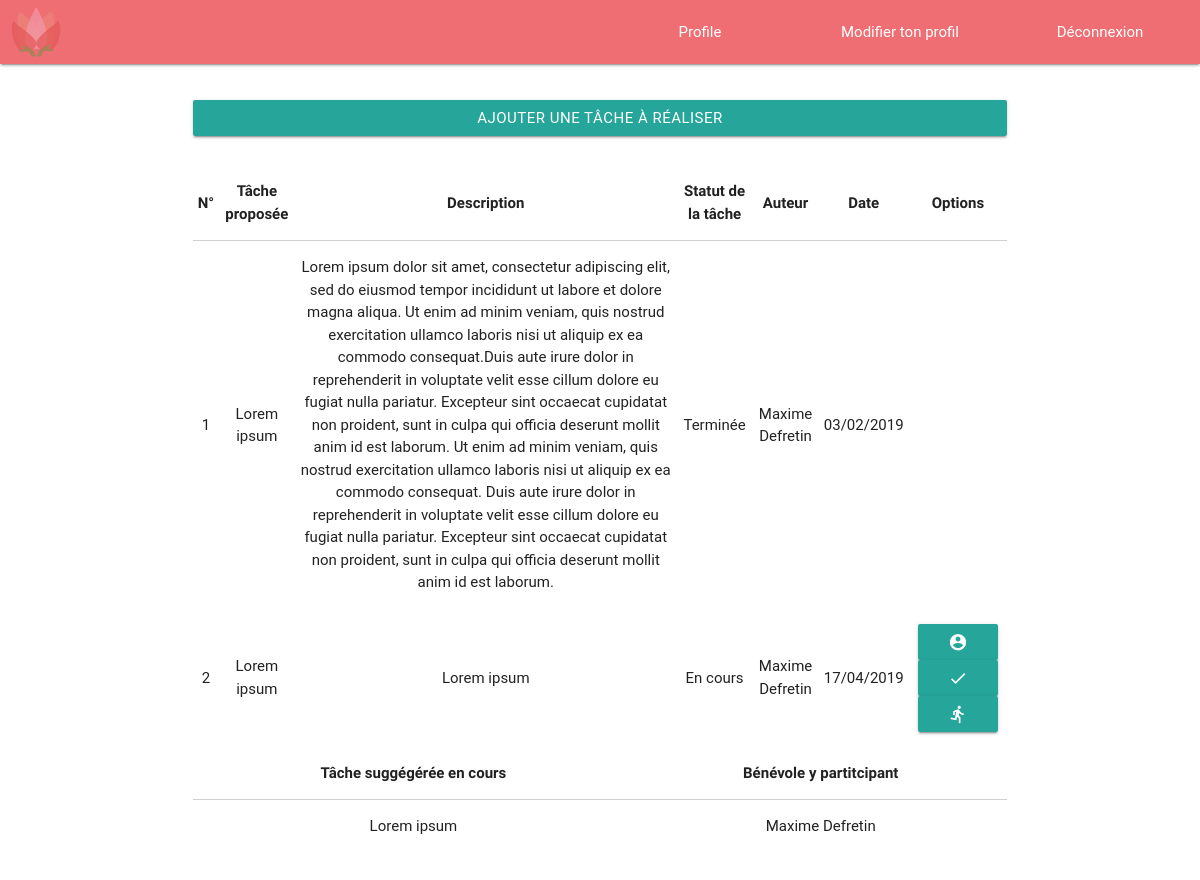
The page /backOffice/taches.php on the database its author committed.
### tables this page shows
CREATE TABLE `agdjjg_task` (
  `id` int(11) NOT NULL,
  `suggested_task` varchar(255) NOT NULL,
  `description_task` text NOT NULL,
  `date_task` char(10) NOT NULL,
  `id_agdjjg_user` int(11) DEFAULT NULL,
  `id_agdjjg_status_task` int(11) NOT NULL
);

CREATE TABLE `agdjjg_status_task` (
  `id` int(11) NOT NULL,
  `status_task` varchar(20) NOT NULL
);

CREATE TABLE `agdjjg_user` (
  `id` int(11) NOT NULL,
  `first_name` varchar(255) NOT NULL,
  `last_name` varchar(255) NOT NULL,
  `mail` varchar(255) NOT NULL,
  `date_signup` char(10) NOT NULL,
  `key_user` int(11) NOT NULL,
  `password` varchar(255) DEFAULT NULL,
  `id_agdjjg_status_user` int(11) NOT NULL,
  `id_agdjjg_avatar` int(11) DEFAULT NULL
);

### controllers/displayTask-Controller.php (called while the page is built, shortened)
<?php
$getTask = new task();
$displayTask = $getTask->getTask();
$assignedVolunter = new task();
$displayAssignedVolunter = $assignedVolunter->getAssignedVolunteer();

### models/dataBase.php (called while the page is built, shortened)
<?php
class dataBase {
    function __construct() {
        try {
            $this->db = new PDO('mysql:host=127.0.0.1;dbname=BDM;charset=utf8', 'root', 'AsBc80@0');
        } catch (Exception $e) {
            die('Erreur : ' . $e->getMessage());
        }
    }
}

### models/task.php (called while the page is built, shortened)
<?php
class task extends dataBase {
    public function getTask() {
        $queryGetTask = 'SELECT `'.self::prefix.'task`.`id` AS `id_task`, `id_agdjjg_user`, `last_name`, `first_name`, `suggested_task`, `description_task`, DATE_FORMAT(`date_task`, "%d/%m/%Y") AS `date_task`, `status_task`
                                FROM `'.self::prefix.'task`
                         INNER JOIN `'.self::prefix.'status_task`
                                   ON `'.self::prefix.'task`.`id_agdjjg_status_task` = `'.self::prefix.'status_task`.`id`
                         INNER JOIN `'.self::prefix.'user`
                                   ON `'.self::prefix.'task`.`id_agdjjg_user` = `'.self::prefix.'user`.`id`';
        $requestGetTask = $this->db->prepare($queryGetTask);
        if ($requestGetTask->execute()) {
            if (is_object($requestGetTask)) {
                return $requestGetTaskResult = $requestGetTask->fetchAll(PDO::FETCH_OBJ);
            }
        }
    }
    public function getAssignedVolunteer() {
        $queryGetAssignedVolunteer = 'SELECT `suggested_task`, `status_task`, GROUP_CONCAT(`volunteer` SEPARATOR ", ") AS `volunteer` '
                                        . 'FROM `'.self::prefix.'assigned` '
                                   . 'INNER JOIN `'.self::prefix.'task` '
                                        . 'ON `'.self::prefix.'task`.`id` = `'.self::prefix.'assigned`.`id_agdjjg_task` '
                                   . 'INNER JOIN `'.self::prefix.'status_task` '
                                        . 'ON `'.self::prefix.'status_task`.`id` = `'.self::prefix.'task`.`id_agdjjg_status_task` '
                                   . 'GROUP BY `'.self::prefix.'task`.`id`';
        $requestGetAssignedVolunteer = $this->db->prepare($queryGetAssignedVolunteer);
        if ($requestGetAssignedVolunteer->execute()) {
            if (is_object($requestGetAssignedVolunteer)) {
                return $requestGetAssignedVolunteerResult = $requestGetAssignedVolunteer->fetchAll(PDO::FETCH_OBJ);
            }
        }
    }
}
?>

### backOffice/taches.php (the view, shortened to what this page needs)
<?php
require_once 'header.php';
require_once '../controllers/displayTask-Controller.php';
?>
<div class="row col s10 offset-s1 marginTopMin">
    <button data-target="taskEdit" class="btn modal-trigger col s10 offset-s1 marginBottomMin" title="Ajouter une tâche">Ajouter une tâche à réaliser</button>
    <table class="highlight responsive-table col s10 offset-s1 centered">
        <thead>
            <tr>
                <th>N°</th>
                <th>Tâche proposée</th>
                <th>Description</th>
                <th>Statut de la tâche</th>
                <th>Auteur</th>
                <th>Date</th>
                <th>Options</th>
            </tr>
        </thead>
        <tbody>
            <?php foreach ($displayTask as $display) { ?>
                <tr>
                    <td class="justify"><?= $display->id_task ?></td>
                    <td class="justify"><?= $display->suggested_task ?></td>
                    <td class="justify"><?= $display->description_task ?></td>
                    <td><?= $display->status_task ?></td>
                    <td><?= $display->first_name ?> <?= $display->last_name ?></td>
                    <td><time datetime="<?= $display->date_task ?>"><?= $display->date_task ?></time></td>
                    <?php if ($display->status_task !== 'Terminée') { ?>
                        <td>
                            <a class="btn" href="Ajout-Volontaire-Tache-<?= $display->id_task ?>" title="Ajouter un volontaire"><i class="small material-icons">account_circle</i></a>
                            <a class="btn" href="Modification-status-tache-<?= $display->id_task ?>" title="Changement de statut"><i class="small material-icons">check</i></a>
                            <a class="btn" href="Desistement-<?= $display->id_task ?>" title="Se délister de la tâche"><i class="small material-icons">directions_run</i></a></td>
                    <?php } ?>
                </tr>
            <?php } ?>
        </tbody>
    </table>
    <table class="highlight responsive-table col s10 offset-s1 centered">
        <thead>
            <tr>
                <th>Tâche suggégérée en cours</th>
                <th>Bénévole y partitcipant</th>
            </tr>
        </thead>
        <tbody>
            <?php foreach ($displayAssignedVolunter as $display) { ?>
                <tr>
                    <?php if ($display->status_task !== 'Terminée') { ?>
                        <td><?= $display->suggested_task ?></td>
                        <td><?= $display->volunteer ?></td>
                    <?php } ?>
                </tr>
            <?php } ?>
        </tbody>
    </table>
</div>
<?php require_once 'footer.php';

### backOffice/header.php (shortened to what this page needs)
<?php
require_once '../models/dataBase.php';
require_once '../models/task.php';
require_once '../controllers/displayedAvatar-Controller.php';
?>
<!DOCTYPE html>
<html lang="fr">
    <head>
        <link rel="stylesheet" href="../bower_components/materialize/dist/css/materialize.css" type="text/css" />
        <link rel="stylesheet" href="assets/css/style.css" />
    </head>
    <body class="row">
        <header>
            <nav role = "navigation" class="valign-wrapper">
                <div class="col s2 valign-wrapper">
                    <img src="<?= (isset($avatarDisplayed->path_avatar)?$avatarDisplayed->path_avatar:"assets/img/imgDefaultSmall.png") ?>"  height="50" width="50" class="circle responsive-img" id="avatarHeader" title="Avatar" alt="Avatar de <?= $_SESSION['first_name'] . " " . $_SESSION['last_name'] ?>" />
                </div>
                <p class="col s2 offset-s4 center-align" title="Profile"><a href="Profile">Profile</a></p>
                <p class="col s2 center-align" title="Modification du profil"><a href="Modification-profile">Modifier ton profil</a></p>
                <p class="col s2 center-align" title="Déconnexion"><a href="controllers/deconnection-Controller.php">Déconnexion</a></p>
            </nav>
        </header>

### backOffice/footer.php (shortened to what this page needs)
    </body>
</html>

### backOffice/assets/css/style.css (style rules this page uses)
.marginTopMin { margin-top: 3%; }
.marginBottomMin { margin-bottom: 3%; }
.justify { text-align: justify; }

### rows shown on the page
agdjjg_task: id "1", suggested_task "Lorem ipsum", description_task "Lorem ipsum dolor sit amet, consectetur adipiscing elit, sed do eiusmod tempor incididunt ut labore et dolore magna aliqua. Ut enim ad minim veniam, quis nostrud exercitation ullamco laboris nisi ut aliquip ex ea commodo consequat.Duis aute irure dolor in reprehenderit in voluptate velit esse cillum dolore eu fugiat nulla pariatur. Excepteur sint occaecat cupidatat non proident, sunt in culpa qui officia deserunt mollit anim id est laborum. Ut enim ad minim veniam, quis nostrud exercitation ullamco laboris nisi ut aliquip ex ea commodo consequat. Duis aute irure dolor in reprehenderit in voluptate velit esse cillum dolore eu fugiat nulla pariatur. Excepteur sint occaecat cupidatat non…", id_agdjjg_status_task.status_task "Terminée", id_agdjjg_user.first_name "Maxime", id_agdjjg_user.last_name "Defretin", date_task "03/02/2019"
agdjjg_task: id "2", suggested_task "Lorem ipsum", description_task "Lorem ipsum", id_agdjjg_status_task.status_task "En cours", id_agdjjg_user.first_name "Maxime", id_agdjjg_user.last_name "Defretin", date_task "17/04/2019"

### other values the page prints
$display->suggested_task "Lorem ipsum"
$display->volunteer "Maxime Defretin"
